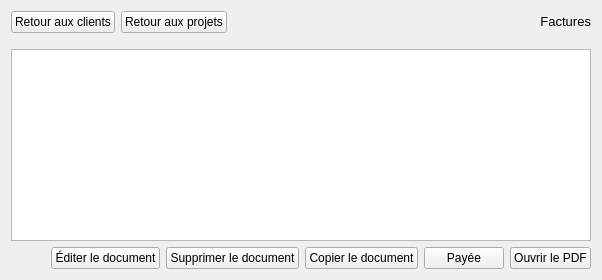
      <widget class="QWidget" name="page_3">
       <layout class="QGridLayout" name="gridLayout_10">
        <item row="0" column="1">
         <layout class="QGridLayout" name="gridLayout_8">
          <item row="1" column="0">
           <widget class="QTableView" name="tblQuotes">
            <property name="editTriggers">
             <set>QAbstractItemView::NoEditTriggers</set>
            </property>
            <property name="alternatingRowColors">
             <bool>true</bool>
            </property>
            <property name="selectionMode">
             <enum>QAbstractItemView::SingleSelection</enum>
            </property>
            <property name="selectionBehavior">
             <enum>QAbstractItemView::SelectRows</enum>
            </property>
           </widget>
          </item>
          <item row="0" column="0">
           <layout class="QGridLayout" name="gridLayout_9">
            <property name="bottomMargin">
             <number>10</number>
            </property>
            <item row="0" column="1">
             <widget class="QPushButton" name="btnBackToProjects">
              <property name="text">
               <string>Retour aux projets</string>
              </property>
              <property name="icon">
               <iconset resource="../../icons.qrc">
                <normaloff>:/icons/img/project.png</normaloff>:/icons/img/project.png</iconset>
              </property>
             </widget>
            </item>
            <item row="0" column="3">
             <widget class="QLabel" name="lblDocs">
              <property name="minimumSize">
               <size>
                <width>0</width>
                <height>0</height>
               </size>
              </property>
              <property name="maximumSize">
               <size>
                <width>400</width>
                <height>16777215</height>
               </size>
              </property>
              <property name="font">
               <font>
                <pointsize>10</pointsize>
               </font>
              </property>
              <property name="text">
               <string>&lt;html&gt;&lt;head/&gt;&lt;body&gt;&lt;p align=&quot;right&quot;&gt;Factures&lt;/p&gt;&lt;/body&gt;&lt;/html&gt;</string>
              </property>
             </widget>
            </item>
            <item row="0" column="0">
             <widget class="QPushButton" name="btnBackCustomersProject">
              <property name="text">
               <string>Retour aux clients</string>
              </property>
              <property name="icon">
               <iconset resource="../../icons.qrc">
                <normaloff>:/icons/customer</normaloff>:/icons/customer</iconset>
              </property>
             </widget>
            </item>
            <item row="0" column="2">
             <spacer name="horizontalSpacer_3">
              <property name="orientation">
               <enum>Qt::Horizontal</enum>
              </property>
              <property name="sizeHint" stdset="0">
               <size>
                <width>40</width>
                <height>20</height>
               </size>
              </property>
             </spacer>
            </item>
           </layout>
          </item>
          <item row="2" column="0">
           <layout class="QHBoxLayout" name="horizontalLayout_2">
            <item>
             <spacer name="horizontalSpacer_5">
              <property name="orientation">
               <enum>Qt::Horizontal</enum>
              </property>
              <property name="sizeHint" stdset="0">
               <size>
                <width>40</width>
                <height>20</height>
               </size>
              </property>
             </spacer>
            </item>
            <item>
             <widget class="QPushButton" name="btnEditDoc">
              <property name="text">
               <string>Éditer le document</string>
              </property>
              <property name="icon">
               <iconset resource="../../icons.qrc">
                <normaloff>:/icons/edit</normaloff>:/icons/edit</iconset>
              </property>
             </widget>
            </item>
            <item>
             <widget class="QPushButton" name="btnRemoveDoc">
              <property name="text">
               <string>Supprimer le document</string>
              </property>
              <property name="icon">
               <iconset resource="../../icons.qrc">
                <normaloff>:/icons/edit</normaloff>:/icons/edit</iconset>
              </property>
             </widget>
            </item>
            <item>
             <widget class="QPushButton" name="btnCopyDoc">
              <property name="text">
               <string>Copier le document</string>
              </property>
             </widget>
            </item>
            <item>
             <widget class="QPushButton" name="btnBillingIsPaid">
              <property name="text">
               <string>Payée</string>
              </property>
              <property name="icon">
               <iconset resource="../../icons.qrc">
                <normaloff>:/icons/img/ok_pay.png</normaloff>:/icons/img/ok_pay.png</iconset>
              </property>
             </widget>
            </item>
            <item>
             <widget class="QPushButton" name="btnPdf">
              <property name="text">
               <string>Ouvrir le PDF</string>
              </property>
              <property name="icon">
               <iconset resource="../../icons.qrc">
                <normaloff>:/icons/img/convert_to_pdf.png</normaloff>:/icons/img/convert_to_pdf.png</iconset>
              </property>
             </widget>
            </item>
           </layout>
          </item>
         </layout>
        </item>
       </layout>
      </widget>
